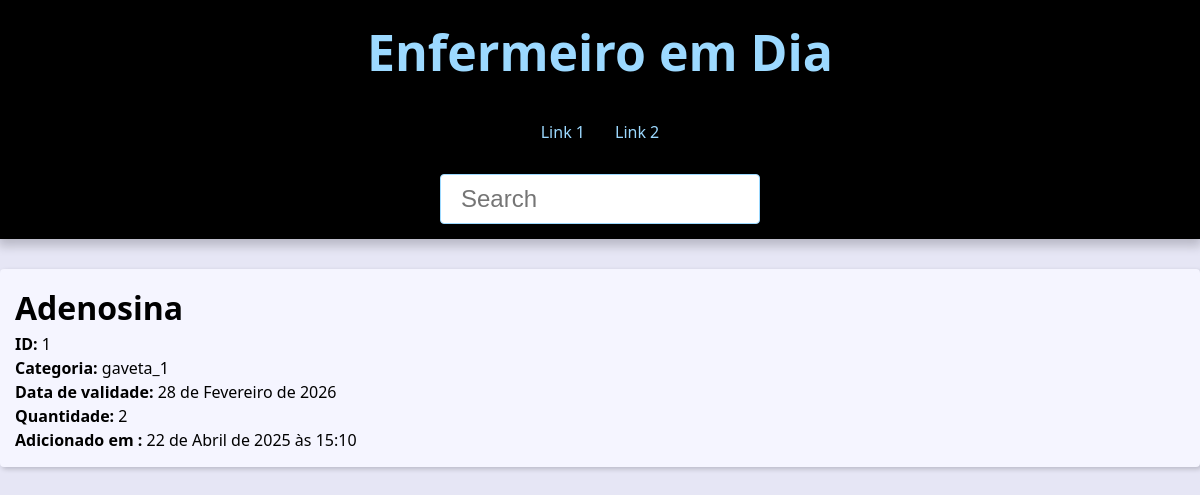
/1/, run on the app's committed database.
### item/models.py (models this page shows, shortened)
class Item(models.Model): #todos esses campos serão obrigatórios
    item = models.CharField(max_length=50)
    expiration_date = models.DateField()
    created_date = models.DateTimeField(default=timezone.now)
    amount = models.IntegerField(default=1)
    show = models.BooleanField(default=True)
    picture = models.ImageField(blank=True, upload_to='pictures/%Y/%m/')
    category = models.ForeignKey(Category,
                                 on_delete=models.SET_NULL,
                                 blank=True, null=True
                                 )
    owner = models.ForeignKey(User,
                                 on_delete=models.SET_NULL,
                                 blank=True, null=True
                                 )

class Category(models.Model):
    class Meta:
        verbose_name = 'Category'
        verbose_name_plural = 'Categories'
    name = models.CharField(max_length=50)

### item/views/item_views.py (the view)
# urls.py: path('<int:item_id>/', views.item, name='item'), # página de cada ítem, criando nova url, sempre colocar barra final ao fim da url
def item(request, item_id):
    single_item = get_object_or_404(
        Item, pk=item_id, show=True
        )
    context = {
        'item': single_item,
    }
    return render(
        request,
        'item/item.html',
        context
    )

### item/templates/item/item.html
{% extends 'global/base.html'%}
{%block content%}
    <div class="single-item">
        <h1 class="single-item-name">
            {{ item.item }}
        </h1>
        <p><b>ID:</b> {{ item.id }}</p>
        <p><b>Categoria:</b> {{ item.category.name}}</p>
        <p><b>Data de validade:</b> {{ item.expiration_date }}</p>
        <p><b>Quantidade:</b> {{ item.amount }}</p>
        <p><b>Adicionado em :</b> {{ item.created_date }}</p>
    </div>
{%endblock content%}

### base_static/global/css/style.css (style rules this page uses)
:root { --spacing: 1.5rem; --link-dark-color: rgb(164, 46, 46); --link-light-color: rgb(156, 217, 255); --clr-white: rgb(245, 245, 255); --main-dark-blue: rgb(20, 58, 74); --clr-light-gray: rgb(230, 230, 245); --clr-dark-shadow-5: rgba(0, 0, 10, 5%); --clr-dark-shadow-10: rgba(0, 0, 10, 10%); --clr-dark-shadow-20: rgba(0, 0, 10, 20%); --clr-light-shadow-5: rgba(200, 200, 255, 5%); --clr-light-shadow-10: rgba(200, 200, 255, 10%); --clr-light-shadow-20: rgba(200, 200, 255, 20%); --clr-black: rgb(0, 0, 0); --main-page-width: 120rem; --table-min-width: 60rem; --biggest-font-size: 5rem; --bigger-font-size: 4rem; --big-font-size: 3.2rem; --medium-font-size: 2.4rem; --small-font-size: 1.6rem; --smaller-font-size: 1.4rem; --smallest-font-size: 1.2rem; --transition-fast: 300ms; --transition-medium: 600ms; --transition-slow: 1s; --default-border-radius: 4px; }
*, *::before, *::after { margin: 0; padding: 0; box-sizing: border-box; }
html { font-size: 62.5%; }
body { font-family: system-ui, -apple-system, BlinkMacSystemFont, 'Segoe UI', Roboto, Oxygen, Ubuntu, Cantarell, 'Open Sans', 'Helvetica Neue', sans-serif; line-height: 1.5; font-size: var(--small-font-size); color: var(--clr-black); -webkit-font-smoothing: antialiased; background: var(--clr-light-gray); }

### data on the page
Item: item "Adenosina", id "1", category.name "gaveta_1", expiration_date "28 de Fevereiro de 2026", amount "2", created_date "22 de Abril de 2025 às 15:10"
